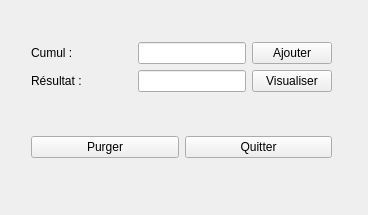
<?xml version="1.0" encoding="UTF-8"?>
<ui version="4.0">
 <class>Widget</class>
 <widget class="QWidget" name="Widget">
  <property name="geometry">
   <rect>
    <x>0</x>
    <y>0</y>
    <width>368</width>
    <height>215</height>
   </rect>
  </property>
  <property name="windowTitle">
   <string>Widget</string>
  </property>
  <widget class="QWidget" name="">
   <property name="geometry">
    <rect>
     <x>20</x>
     <y>31</y>
     <width>323</width>
     <height>138</height>
    </rect>
   </property>
   <layout class="QVBoxLayout" name="verticalLayout">
    <item>
     <layout class="QHBoxLayout" name="horizontalLayout">
      <item>
       <widget class="QLabel" name="label">
        <property name="text">
         <string>Cumul : </string>
        </property>
       </widget>
      </item>
      <item>
       <spacer name="horizontalSpacer">
        <property name="orientation">
         <enum>Qt::Horizontal</enum>
        </property>
        <property name="sizeHint" stdset="0">
         <size>
          <width>40</width>
          <height>20</height>
         </size>
        </property>
       </spacer>
      </item>
      <item>
       <widget class="QLineEdit" name="lineEdit_Cumul"/>
      </item>
      <item>
       <widget class="QPushButton" name="pushButton_Ajouter">
        <property name="text">
         <string>Ajouter</string>
        </property>
       </widget>
      </item>
     </layout>
    </item>
    <item>
     <layout class="QHBoxLayout" name="horizontalLayout_2">
      <item>
       <widget class="QLabel" name="label_2">
        <property name="text">
         <string>Résultat :</string>
        </property>
       </widget>
      </item>
      <item>
       <spacer name="horizontalSpacer_2">
        <property name="orientation">
         <enum>Qt::Horizontal</enum>
        </property>
        <property name="sizeHint" stdset="0">
         <size>
          <width>40</width>
          <height>20</height>
         </size>
        </property>
       </spacer>
      </item>
      <item>
       <widget class="QLineEdit" name="lineEdit_Resultat"/>
      </item>
      <item>
       <widget class="QPushButton" name="pushButton_Visualiser">
        <property name="text">
         <string>Visualiser</string>
        </property>
       </widget>
      </item>
     </layout>
    </item>
    <item>
     <spacer name="verticalSpacer">
      <property name="orientation">
       <enum>Qt::Vertical</enum>
      </property>
      <property name="sizeHint" stdset="0">
       <size>
        <width>20</width>
        <height>40</height>
       </size>
      </property>
     </spacer>
    </item>
    <item>
     <layout class="QHBoxLayout" name="horizontalLayout_3">
      <item>
       <widget class="QPushButton" name="pushButton_Purger">
        <property name="text">
         <string>Purger</string>
        </property>
       </widget>
      </item>
      <item>
       <widget class="QPushButton" name="pushButton_Quitter">
        <property name="text">
         <string>Quitter</string>
        </property>
       </widget>
      </item>
     </layout>
    </item>
   </layout>
  </widget>
 </widget>
 <layoutdefault spacing="6" margin="11"/>
 <resources/>
 <connections>
  <connection>
   <sender>pushButton_Quitter</sender>
   <signal>clicked()</signal>
   <receiver>Widget</receiver>
   <slot>close()</slot>
   <hints>
    <hint type="sourcelabel">
     <x>85</x>
     <y>113</y>
    </hint>
    <hint type="destinationlabel">
     <x>287</x>
     <y>191</y>
    </hint>
   </hints>
  </connection>
 </connections>
</ui>
